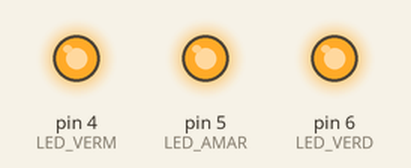
This sketch was run on a simulated Arduino Uno, built with avr-gcc and run on an emulated ATmega328P. Shown: output pins drawn as LEDs (lit = HIGH).

Above: at 0.1 s.
Timing chart, 0 to 1.6 s (numbered marks = the images above):
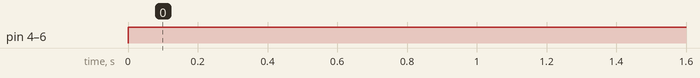

Measured:
- by itself, pin 4 (LED_VERM), pin 5 (LED_AMAR), pin 6 (LED_VERD): LOW → HIGH at 0.00 s

The sketch:

pt01_LEDs.ino
```cpp
// C++ code
//

/*
PARTE 1 - LEDS

Neste código, temos a definição de três LEDs, que serão utilizados para indicar o estado do solo e do ambiente.
*/

// Definindo nome para as portas digitais e analógicas
#define LED_VERM 4
#define LED_AMAR 5
#define LED_VERD 6

void setup()
{
	pinMode(LED_VERM, OUTPUT);
	pinMode(LED_AMAR, OUTPUT);
	pinMode(LED_VERD, OUTPUT);
}

void loop()
{
    digitalWrite(LED_VERM, HIGH);
    digitalWrite(LED_AMAR, HIGH);
    digitalWrite(LED_VERD, HIGH);
}
```
